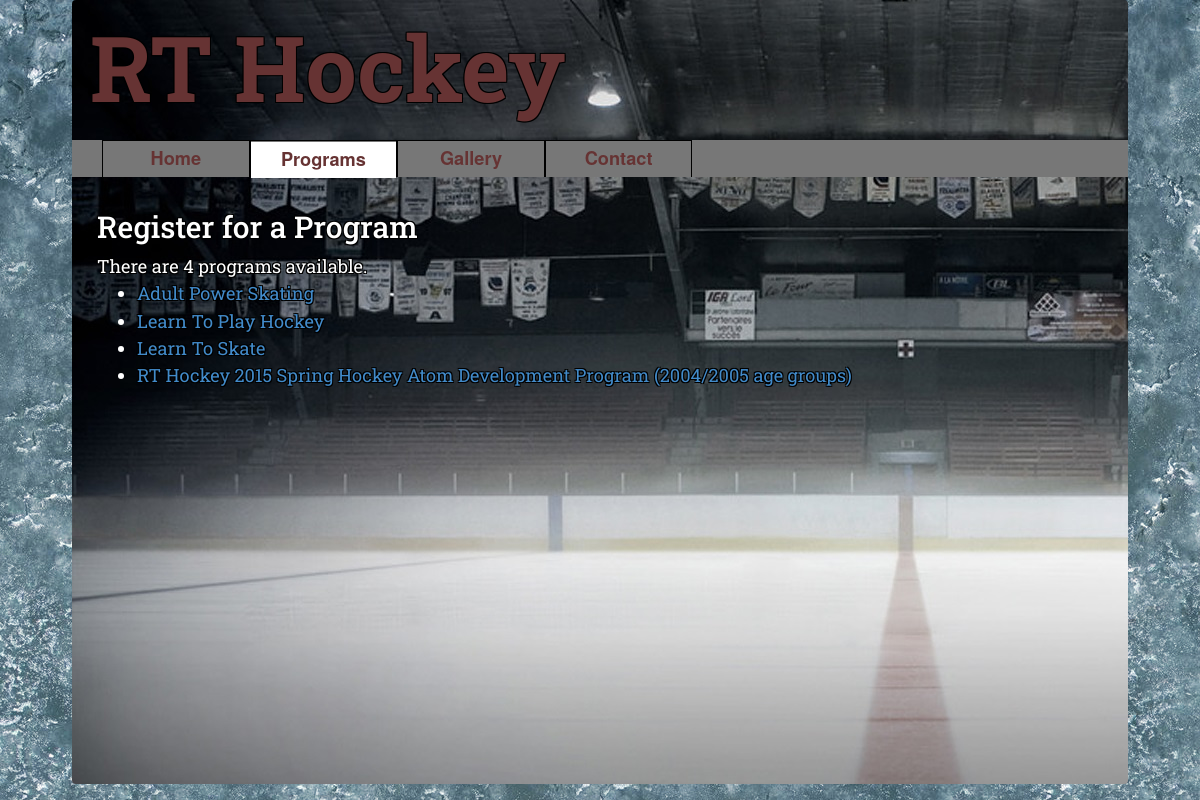
The page /programs/ on the database as committed earlier.
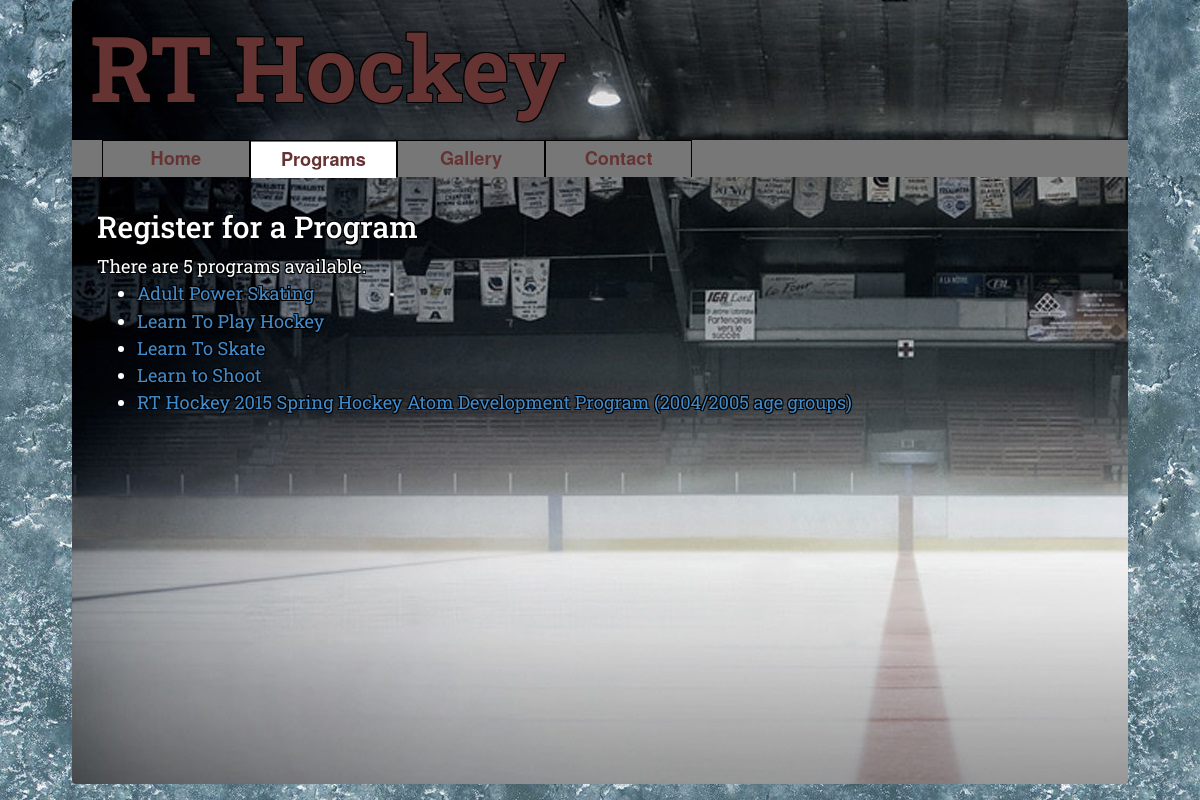
The same page on the database as committed later.
### myapp/models.py (models this page shows, shortened)
class Program(models.Model):
    title = models.CharField(max_length=100)
    description = models.TextField()
    status = models.CharField(max_length=1, choices=STATUS_CHOICES, default='d')
    create_date = models.DateTimeField(editable=False)
    modify_date = models.DateTimeField(editable=False)
    priority = models.IntegerField()
    cost = models.IntegerField()
    location = models.ForeignKey(Location)

### myapp/views.py (the view)
# urls.py: url(r'^programs/$', views.selectProgram, name='programs'),
def selectProgram(request):
    available_programs_list = Program.objects.order_by('title')
    context = {'available_programs_list':available_programs_list}
    return render(request, 'myapp/selectProgram.html', context)

### myapp/templates/myapp/selectProgram.html
{% include "myapp/header.html" %}
        <div id="tabs">
            {% include "includes/tabs.html" with active_tab='tab2' %}
        </div>
    <div id="main" class="container">
        <div class="outlined_normal" id="article">
        <h2>Register for a Program</h2>
        {% if available_programs_list %}
            There are {{ available_programs_list|length }} program{% if available_programs_list|length > 1 %}s{% endif %} available.
            <ul>
            {% for program in available_programs_list %}
                <li>
                    <a href="{% url 'program' program.id %}">{{ program.title }}</a>
                </li>
            {% endfor %}
            </ul>
        {% else %}
            <p>No programs are available.</p>
        {% endif %}
        </div>
    </div>
{% include "myapp/footer.html" %}

Rows that differ between the two databases and show on the page:
added Program: title "Learn to Shoot"
Other text that changed with them:
{{ available_programs_list|length }}: "4" → "5"
